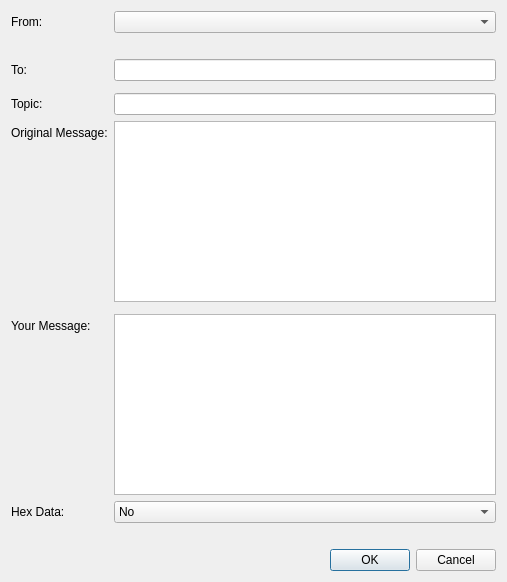
<?xml version="1.0" encoding="UTF-8"?>
<ui version="4.0">
 <class>NewMessageDialog</class>
 <widget class="QDialog" name="NewMessageDialog">
  <property name="geometry">
   <rect>
    <x>0</x>
    <y>0</y>
    <width>507</width>
    <height>582</height>
   </rect>
  </property>
  <property name="windowTitle">
   <string>New Message</string>
  </property>
  <layout class="QVBoxLayout" name="verticalLayout">
   <item>
    <layout class="QFormLayout" name="formLayout">
     <property name="fieldGrowthPolicy">
      <enum>QFormLayout::AllNonFixedFieldsGrow</enum>
     </property>
     <item row="0" column="0">
      <widget class="QLabel" name="fromLabel">
       <property name="text">
        <string>From:</string>
       </property>
      </widget>
     </item>
     <item row="1" column="1">
      <widget class="QLabel" name="fromDisclaimer">
       <property name="text">
        <string/>
       </property>
      </widget>
     </item>
     <item row="2" column="0">
      <widget class="QLabel" name="toLabel">
       <property name="text">
        <string>To:</string>
       </property>
       <property name="buddy">
        <cstring>toEdit</cstring>
       </property>
      </widget>
     </item>
     <item row="2" column="1">
      <widget class="QLineEdit" name="toEdit">
       <property name="toolTip">
        <string>The message name.</string>
       </property>
      </widget>
     </item>
     <item row="3" column="1">
      <layout class="QVBoxLayout" name="verticalLayout_3"/>
     </item>
     <item row="4" column="0">
      <widget class="QLabel" name="topicLabel">
       <property name="text">
        <string>Topic:</string>
       </property>
      </widget>
     </item>
     <item row="4" column="1">
      <widget class="QLineEdit" name="topicEdit"/>
     </item>
     <item row="8" column="0">
      <widget class="QLabel" name="replyLabel">
       <property name="text">
        <string>Original Message:</string>
       </property>
       <property name="wordWrap">
        <bool>true</bool>
       </property>
      </widget>
     </item>
     <item row="8" column="1">
      <widget class="QPlainTextEdit" name="replyEdit">
       <property name="enabled">
        <bool>true</bool>
       </property>
       <property name="tabChangesFocus">
        <bool>true</bool>
       </property>
      </widget>
     </item>
     <item row="9" column="0">
      <layout class="QVBoxLayout" name="verticalLayout_10"/>
     </item>
     <item row="10" column="0">
      <widget class="QLabel" name="label">
       <property name="text">
        <string>Your Message:</string>
       </property>
      </widget>
     </item>
     <item row="10" column="1">
      <widget class="QPlainTextEdit" name="messageEdit"/>
     </item>
     <item row="0" column="1">
      <widget class="QComboBox" name="identityEdit"/>
     </item>
     <item row="11" column="0">
      <widget class="QLabel" name="label_2">
       <property name="text">
        <string>Hex Data:</string>
       </property>
      </widget>
     </item>
     <item row="11" column="1">
      <widget class="QComboBox" name="hexEdit">
       <item>
        <property name="text">
         <string>No</string>
        </property>
       </item>
       <item>
        <property name="text">
         <string>Yes</string>
        </property>
       </item>
      </widget>
     </item>
     <item row="12" column="1">
      <widget class="QLabel" name="hexDisclaimer">
       <property name="text">
        <string/>
       </property>
       <property name="wordWrap">
        <bool>true</bool>
       </property>
      </widget>
     </item>
    </layout>
   </item>
   <item>
    <widget class="QDialogButtonBox" name="buttonBox">
     <property name="orientation">
      <enum>Qt::Horizontal</enum>
     </property>
     <property name="standardButtons">
      <set>QDialogButtonBox::Cancel|QDialogButtonBox::Ok</set>
     </property>
    </widget>
   </item>
  </layout>
 </widget>
 <resources/>
 <connections>
  <connection>
   <sender>buttonBox</sender>
   <signal>accepted()</signal>
   <receiver>NewMessageDialog</receiver>
   <slot>accept()</slot>
   <hints>
    <hint type="sourcelabel">
     <x>248</x>
     <y>254</y>
    </hint>
    <hint type="destinationlabel">
     <x>157</x>
     <y>274</y>
    </hint>
   </hints>
  </connection>
  <connection>
   <sender>buttonBox</sender>
   <signal>rejected()</signal>
   <receiver>NewMessageDialog</receiver>
   <slot>reject()</slot>
   <hints>
    <hint type="sourcelabel">
     <x>316</x>
     <y>260</y>
    </hint>
    <hint type="destinationlabel">
     <x>286</x>
     <y>274</y>
    </hint>
   </hints>
  </connection>
 </connections>
</ui>
